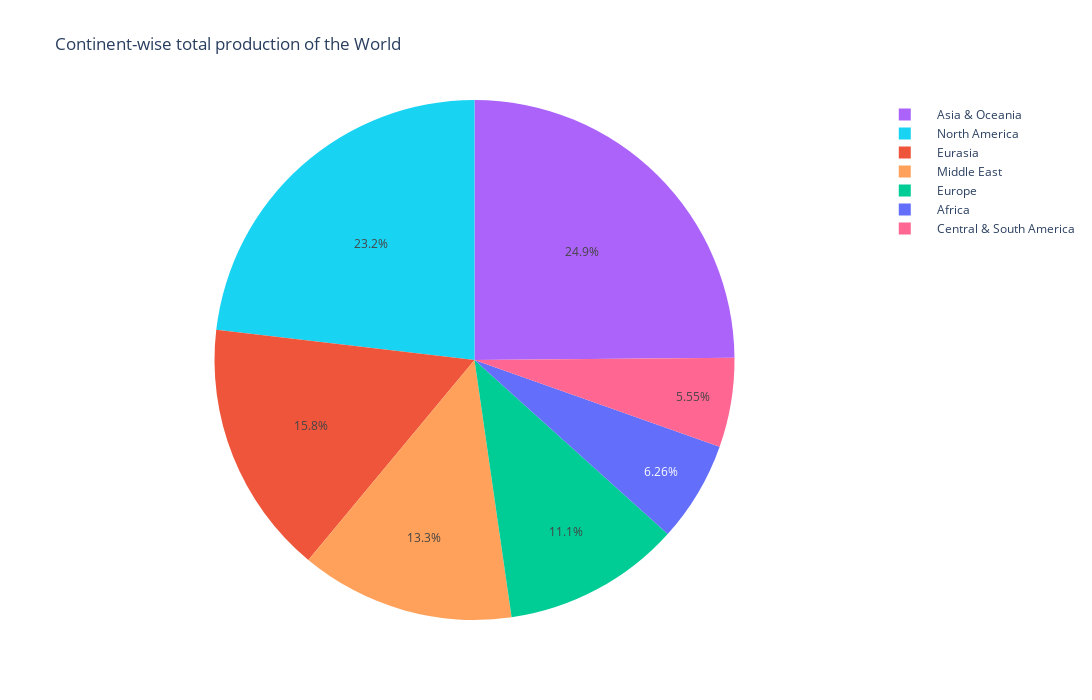

Here is the notebook cell this chart was saved with:
### Code cell
fig = px.pie(production, values='Total_production', names='Continent',color='Continent',
             title='Continent-wise total production of the World',
             width=1500, height=700)
fig.show()

### Figure 1 — Plotly figure (JSON) as saved in the notebook; plotly's stock layout.template omitted (floating-point values rounded to 4 significant figures; data arrays with more than 128 entries replaced by an {"elided": "..."} marker saying what was removed)
{"data": [{"customdata": {"elided": "229x1 str values"}, "domain": {"x": [0, 1], "y": [0, 1]}, "hovertemplate": "Continent=%{customdata[0]}<br>Total_production=%{value}<extra></extra>", "labels": {"elided": "229 str values"}, "legendgroup": "", "marker": {"colors": {"elided": "229 str values"}}, "name": "", "showlegend": true, "type": "pie", "values": {"elided": "229 float values"}}], "layout": {"height": 700, "legend": {"tracegroupgap": 0}, "title": {"text": "Continent-wise total production of the World"}, "width": 1500}}
